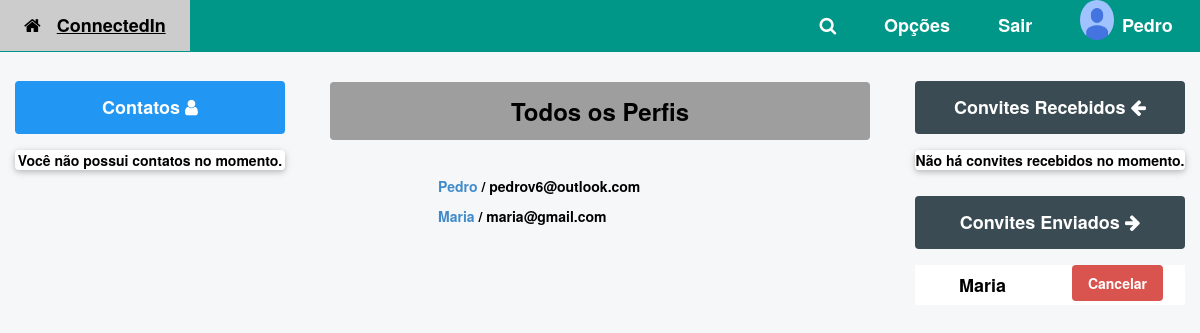
/index/ (signed in), run on an earlier commit of the app's database.
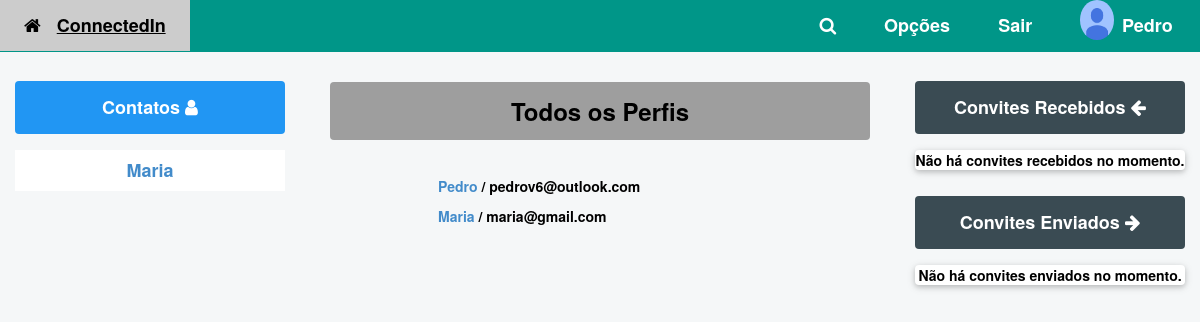
And on a later commit of the database.
### perfis/models.py (models this page shows, shortened)
class Perfil(models.Model):
	telefone = models.CharField(max_length=11, null=False)
	contatos = models.ManyToManyField('self', related_name='contatos')
	usuario = models.OneToOneField(User,related_name="perfil",on_delete=models.CASCADE)
	ativo = models.BooleanField(default=True)
	contatos_bloqueados = models.ManyToManyField('self', related_name='contatos_bloqueados')
	@property
	def nome(self):
		return self.usuario.username
	@property
	def email(self):
		return self.usuario.email

class Convite(models.Model):
	solicitante = models.ForeignKey(Perfil, on_delete=models.CASCADE, related_name='convites_feitos')
	convidado = models.ForeignKey(Perfil, on_delete=models.CASCADE , related_name='convites_recebidos')

### perfis/views.py (the view)
# urls.py: path('index/', views.index, name='index'),
@login_required
@transaction.atomic
def index(request):
	return render(request, 'index.html',{'perfis': Perfil.objects.all(),\
                   'perfil_logado' : get_perfil_logado(request)})

### perfis/views.py (called while the page is built)
@login_required
def get_perfil_logado(request):
	return request.user.perfil

### perfis/templates/index.html
{% extends "base.html" %}
{% block body %}
    <div class="w3-row" style="margin-top: 1px;margin-left: 5%; margin-right: 5%;">
        <div class="w3-row">
            <h3 class="w3-round w3-center w3-panel w3-padding-16 w3-gray"><b>Todos os Perfis</b></h3>
            {% if perfis %}
                <div class="w3-col" style="margin-top: 10px; margin-left: 20%; margin-right: 20%">
                    {% for perfil in perfis %}
                        <div style="margin-top: 10px;">
                           <a href="{% url 'exibir' perfil.id %}">{{ perfil.nome }}</a> / {{ perfil.email }}
                        </div>
                    {% endfor %}
                </div>
            {% else %}
                <p>Nenhum Perfil encontrado</p>
            {% endif %}
        </div>
    </div>
{% endblock %}

### perfis/templates/base.html (shortened to what the changed rows need)
{% load static %}
<!DOCTYPE html>
<html lang="pt">
  <head>
    <link href="{% static 'styles/w3/w3.css' %}" rel="stylesheet">
    <link href="{% static 'styles/w3/w3-theme-blue-grey.css' %}" rel="stylesheet">
    <link href="{% static 'styles/bootstrap/bootstrap.css' %}" rel="stylesheet">
    <link href="{% static 'styles/site.css' %}" rel="stylesheet">
    <link href="{% static 'styles/signin.css' %}" rel="stylesheet">
    <link rel="stylesheet" href="https://cdnjs.cloudflare.com/ajax/libs/font-awesome/4.7.0/css/font-awesome.min.css">
  </head>
  <body class="w3-theme-l5">
    <header class="w3-top">
      <div class="w3-bar nav-color w3-left-align w3-large">
        <div class="w3-dropdown-hover w3-hide-small w3-right" title="User">
          <button class="w3-button w3-padding-large logo-user">
            <span style="margin-left: 5px;"><b style="color: white;">{{perfil_logado.nome}}</b></span>
          </button>
        </div>
      </div>
    </header>
    <div class="w3-row">
      <nav class="w3-col  w3-cell w3-mobile" style="width:25%; margin-top: 25px;">
        <div class="w3-row" style="margin-left: 5%; margin-right: 5%;">
          {% with total_de_contatos=perfil_logado.contatos.count %}
            {% if total_de_contatos %}
              <div class="w3-white">
                {% for contato in perfil_logado.contatos.all %}
                  <div class="w3-row">
                    <div class="w3-col w3-cell w3-center" style="width: 100%;">
                    <h4><b><a href="{% url 'exibir' contato.id %}">{{contato.nome}}</a></b></h4>
                    </div>
                  </div>
                {% endfor %}
              </div>
            {% else %}
              <div class="w3-card w3-white w3-round w3-center">
                <p>Você não possui contatos no momento.</p>
              </div>
            {% endif %}
          {% endwith%}
        </div>
      </nav>
      <section class="w3-col  w3-cell w3-mobile" style="width:50%; margin-top: 25px;">
        {% block body%}
        {% endblock %}
      </section>
      <aside class="w3-col  w3-cell w3-mobile w3-right" style="width:25%; margin-top: 25px;">
        <div class="w3-row" style="margin-left: 5%; margin-right: 5%;">
          {% with total=perfil_logado.convites_feitos.count %}
            {% if total %}
              <div class="w3-white">
                {% for convite in perfil_logado.convites_feitos.all %}
                  <div class="w3-row">
                    <div class="w3-col w3-cell w3-center" style="width: 50%;">
                      <h4><b>{{convite.convidado.nome}}</b></h4>
                    </div>
                    <div class="w3-col w3-cell w3-center" style="width: 50%;">
                      <a href="{% url 'recusar' convite.id %}" class="w3-button btn-danger w3-round">Cancelar</a>
                    </div>
                  </div>
                {% endfor %}
              </div>
            {% else %}
                <div class="w3-card w3-white w3-round w3-center">
                <p>Não há convites enviados no momento.</p>
              </div>
            {% endif %}
          {% endwith %}
        </div>
      </aside>
    </div>
  </body>
</html>

What changed in the data, as far as the page shows it:
removed Convite: convidado.nome "Maria"
now on one of the page's lists (row unchanged): Perfil: nome "Maria"
Also different on the page:
text no longer shown: "Você não possui contatos no momento."
text now shown: "Não há convites enviados no momento."
